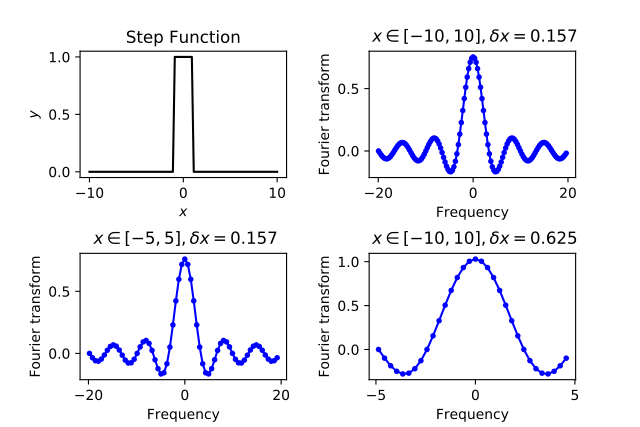

The Python source for this figure:
"""
Author: Pruthvi Suryadevara
Email:  pruthvi.suryadevara@tifr.res.in
Finding fourier transform of Step function

"""

import numpy as np
import matplotlib.pyplot as plt
import numpy.fft as ft


def f(x):                    # Defining Sinc Function
    y = np.zeros(len(x))
    for i in range(len(x)):
        if -1 < x[i] < 1:
            y[i] = 1
    return(y)


def four(f, x_r, n):      # Fourier transform in given range
    x = np.linspace(x_r[0], x_r[1], n)     # Defining x in the range
    y = f(x)
    ky = ft.fftshift(ft.fft(y))         # Fiding Fourier transform
    k = 2*np.pi*ft.fftshift(ft.fftfreq(n, x[1]-x[0]))
    c_factor = ((x[1]-x[0]) * np.exp(-1j*k*x_r[0])) / np.sqrt(2*np.pi)
    return([k, ky*c_factor])


x_p = np.linspace(-10, 10, 100)
y_p = f(x_p)
plt.subplot(2, 2, 1, title="Step Function")
plt.plot(x_p, y_p, 'k')
plt.xlabel("$x$")
plt.ylabel("$y$")

[k, ky] = four(f, [-10, 10], 128)
plt.subplot(2, 2, 2, title=" $x \in [-10,10] , \delta x = 0.157$")
plt.plot(k, ky.real, '.-b')
plt.xlabel("Frequency")
plt.ylabel("Fourier transform")


[k, ky] = four(f, [-5, 5], 64)
plt.subplot(2, 2, 3, title=" $x \in [-5, 5] , \delta x = 0.157$")
plt.plot(k, ky.real, '.-b')
plt.xlabel("Frequency")
plt.ylabel("Fourier transform")


[k, ky] = four(f, [-10, 10], 32)
plt.subplot(2, 2, 4, title=" $x \in [-10,10] , \delta x = 0.625$")
plt.plot(k, ky.real, '.-b')
plt.xlabel("Frequency")
plt.ylabel("Fourier transform")
plt.subplots_adjust(hspace=0.6, wspace=0.4)
plt.show()
